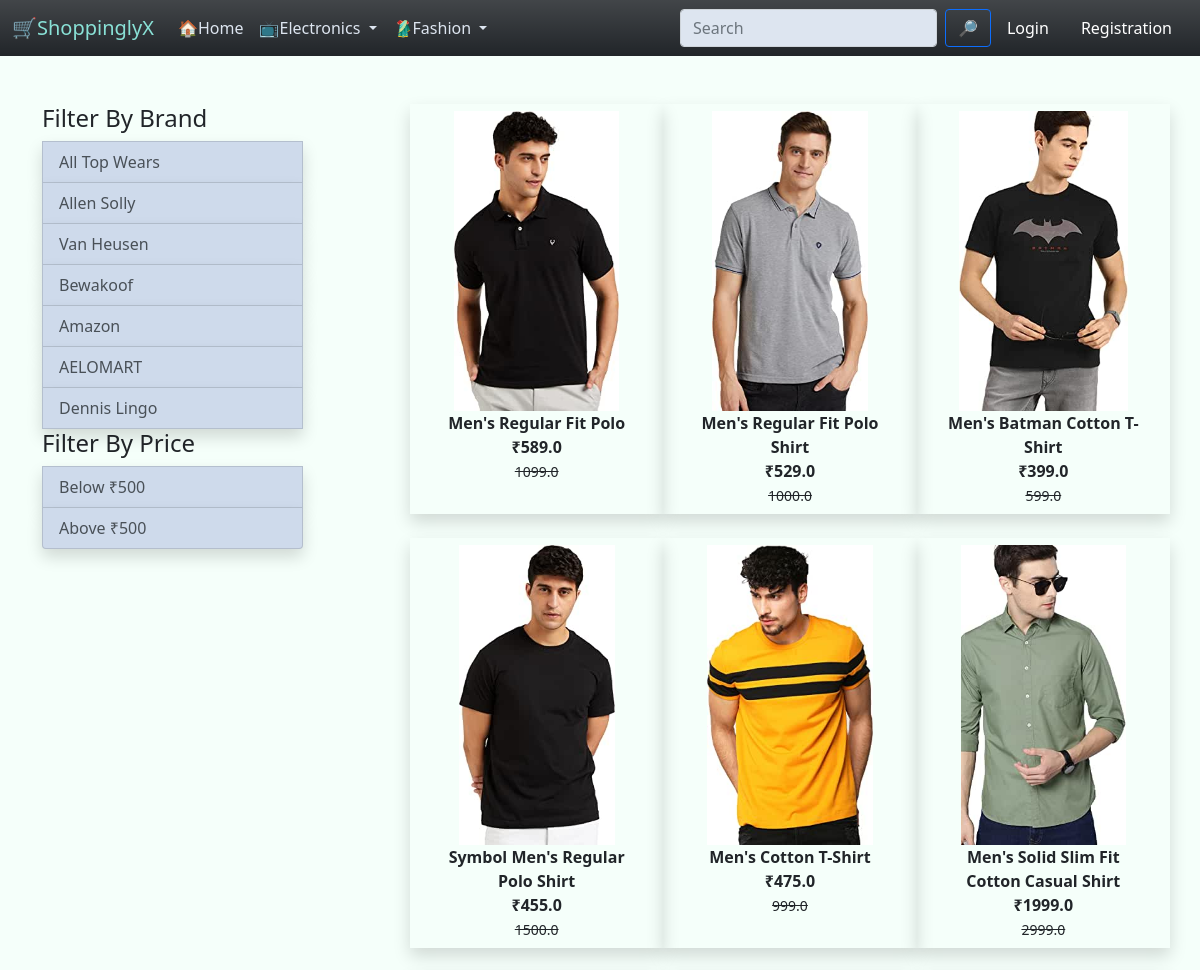
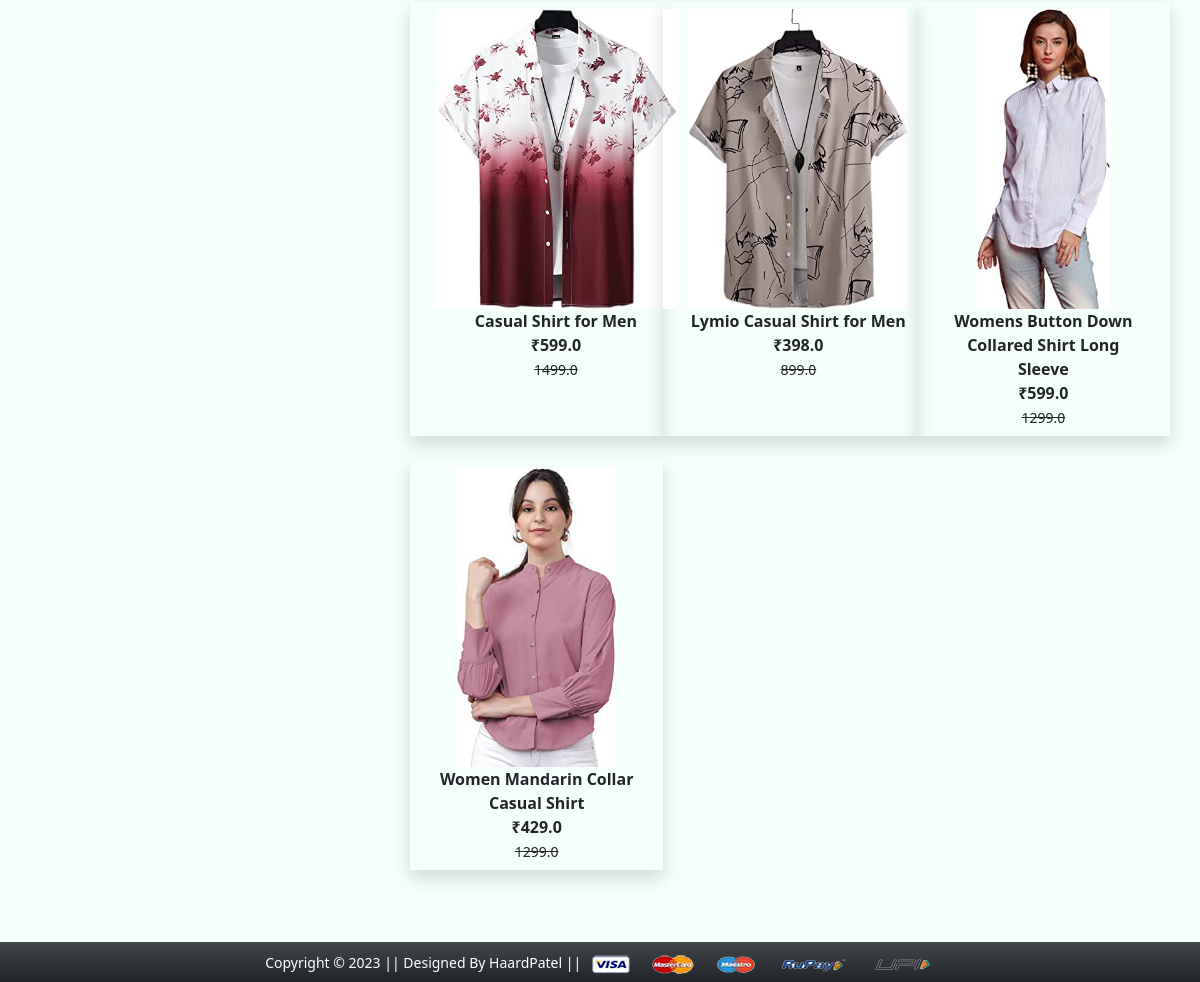
Screenshot of /topwear/ with the database file from the repository (2 pictures, top to bottom).
### app/models.py (models this page shows, shortened)
class Product(models.Model):
    title = models.CharField(max_length=100)
    selling_price = models.FloatField()
    discounted_price = models.FloatField()
    discription = models.TextField()
    brand = models.CharField(max_length=100)
    category = models.CharField(choices=CATEGORY_CHOICES, max_length=3)
    product_image = models.ImageField(upload_to="productimg")

### app/views.py (the view)
# urls.py: path("topwear/", views.top_wear, name="topwear"),
def top_wear(request,data=None):
    context_prod = product_brands(request,'TW',data,500)
    return render(request, "app/top_wear.html",context_prod)

### app/views.py (called while the page is built)
def cart_items_count(request):
    total_items = 0
    if request.user.is_authenticated:
        total_items = len(Cart.objects.filter(user=request.user))
    return total_items

def product_brands(request,category,data=None,price=10000):
    brands = Product.objects.filter(category=category).values_list('brand',flat=True).distinct()
    if data == None:
        products = Product.objects.filter(category=category)
    elif data == "below":
        products = Product.objects.filter(category=category).filter(
            discounted_price__lt=price
        )
    elif data == "above":
        products = Product.objects.filter(category=category).filter(
            discounted_price__gt=price
        )
    else:
        products = Product.objects.filter(category=category).filter(brand=data)
    detailed_prod = {"products": products,"brands_list":brands,'cart_items_count':cart_items_count(request)}
    return detailed_prod

### app/templates/app/top_wear.html (shortened to what this page needs)
{% extends 'app/base.html' %}
{% load static %}
{% block main-content %}
<div class="container my-5">
    <div class="row">
        <div class="col-sm-3">
            <div class="list-group">
                <h4>Filter By Brand</h4>
                <a href="{% url 'topwear' %}" class="list-group-item list-group-item-action shadow" aria-current="true" style="background-color:rgb(206, 218, 235);">All Top Wears</a>
                {% for brand in brands_list %}
                    <a href="{% url 'topweardata' brand %}" class="list-group-item list-group-item-action shadow" aria-current="true" style="background-color:rgb(206, 218, 235);">{{brand}}</a>
                {% endfor %}
                <h4>Filter By Price</h4>
                <a href="{% url 'topweardata' 'below' %}" class="list-group-item list-group-item-action shadow" style="background-color:rgb(206, 218, 235);" aria-current="true">Below ₹500</a>
                <a href="{% url 'topweardata' 'above' %}" class="list-group-item list-group-item-action shadow" style="background-color:rgb(206, 218, 235);" aria-current="true">Above ₹500</a>
            </div>
        </div>
        <div class="col-sm-8 offset-sm-1">
            <div class="row">
                {% for product in products %}
                <div class="col-sm-4 text-center shadow mb-4">
                    <a href="{% url 'product-detail' product.id %}" class="btn">
                        <div class="item">
                            <img src="{{product.product_image.url}}" alt="" height="300" class="">
                            <div class="fw-bold">{{product.title}}</div>
                            <div class="fw-bold">₹{{product.discounted_price}}</div>
                            <small class="fw-light text-decoration-line-through">{{product.selling_price}}</small>
                        </div>
                    </a>
                </div>
                {% endfor %}
            </div>
        </div>
    </div>
</div>
{% endblock main-content %}

### rows the page displays
Product: product_image (picture), title "Men's Regular Fit Polo", discounted_price "589.0", selling_price "1099.0"
Product: product_image (picture), title "Men's Regular Fit Polo Shirt", discounted_price "529.0", selling_price "1000.0"
Product: product_image (picture), title "Men's Batman Cotton T-Shirt", discounted_price "399.0", selling_price "599.0"
Product: product_image (picture), title "Symbol Men's Regular Polo Shirt", discounted_price "455.0", selling_price "1500.0"
Product: product_image (picture), title "Men's Cotton T-Shirt", discounted_price "475.0", selling_price "999.0"
Product: product_image (picture), title "Men's Solid Slim Fit Cotton Casual Shirt", discounted_price "1999.0", selling_price "2999.0"
Product: product_image (picture), title "Casual Shirt for Men", discounted_price "599.0", selling_price "1499.0"
Product: product_image (picture), title "Lymio Casual Shirt for Men", discounted_price "398.0", selling_price "899.0"
Product: product_image (picture), title "Womens Button Down Collared Shirt Long Sleeve", discounted_price "599.0", selling_price "1299.0"
Product: product_image (picture), title "Women Mandarin Collar Casual Shirt", discounted_price "429.0", selling_price "1299.0"

### other values shown
{{ brand }} "Allen Solly" "Van Heusen" "Bewakoof" "Amazon" "AELOMART" "Dennis Lingo"
